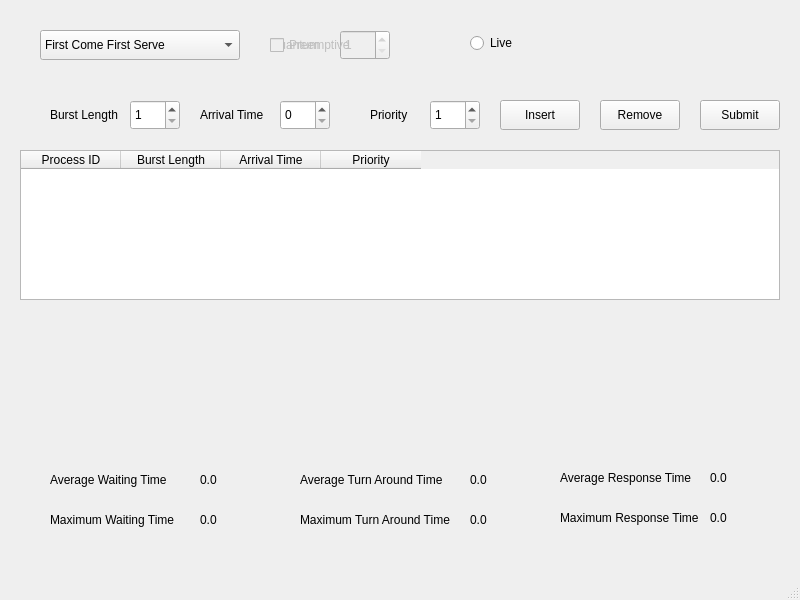
<?xml version="1.0" encoding="UTF-8"?>
<ui version="4.0">
 <class>MainWindow</class>
 <widget class="QMainWindow" name="MainWindow">
  <property name="geometry">
   <rect>
    <x>0</x>
    <y>0</y>
    <width>800</width>
    <height>600</height>
   </rect>
  </property>
  <property name="windowTitle">
   <string>MainWindow</string>
  </property>
  <widget class="QWidget" name="centralwidget">
   <widget class="QLabel" name="BurstLengthLabel">
    <property name="geometry">
     <rect>
      <x>50</x>
      <y>100</y>
      <width>71</width>
      <height>30</height>
     </rect>
    </property>
    <property name="text">
     <string>Burst Length</string>
    </property>
   </widget>
   <widget class="QLabel" name="QuantumLabel">
    <property name="enabled">
     <bool>false</bool>
    </property>
    <property name="geometry">
     <rect>
      <x>270</x>
      <y>30</y>
      <width>60</width>
      <height>30</height>
     </rect>
    </property>
    <property name="text">
     <string>Quantum</string>
    </property>
   </widget>
   <widget class="QComboBox" name="SchedulerComboBox">
    <property name="geometry">
     <rect>
      <x>40</x>
      <y>30</y>
      <width>200</width>
      <height>30</height>
     </rect>
    </property>
    <property name="currentIndex">
     <number>0</number>
    </property>
    <item>
     <property name="text">
      <string>First Come First Serve</string>
     </property>
    </item>
    <item>
     <property name="text">
      <string>Shortest Job First</string>
     </property>
    </item>
    <item>
     <property name="text">
      <string>Priority</string>
     </property>
    </item>
    <item>
     <property name="text">
      <string>Round Robin</string>
     </property>
    </item>
   </widget>
   <widget class="QLabel" name="AverageResponseTimeOutputLabel">
    <property name="geometry">
     <rect>
      <x>710</x>
      <y>470</y>
      <width>49</width>
      <height>16</height>
     </rect>
    </property>
    <property name="text">
     <string>0.0</string>
    </property>
   </widget>
   <widget class="QLabel" name="AverageResponseTimeLabel">
    <property name="geometry">
     <rect>
      <x>560</x>
      <y>470</y>
      <width>140</width>
      <height>16</height>
     </rect>
    </property>
    <property name="text">
     <string>Average Response Time</string>
    </property>
   </widget>
   <widget class="QSpinBox" name="PrioritySpinBox">
    <property name="enabled">
     <bool>true</bool>
    </property>
    <property name="geometry">
     <rect>
      <x>430</x>
      <y>100</y>
      <width>50</width>
      <height>30</height>
     </rect>
    </property>
    <property name="minimum">
     <number>1</number>
    </property>
    <property name="maximum">
     <number>9999</number>
    </property>
   </widget>
   <widget class="QLabel" name="AverageWaitingTimeLabel">
    <property name="geometry">
     <rect>
      <x>50</x>
      <y>470</y>
      <width>140</width>
      <height>20</height>
     </rect>
    </property>
    <property name="text">
     <string>Average Waiting Time</string>
    </property>
   </widget>
   <widget class="QPushButton" name="RemoveButton">
    <property name="geometry">
     <rect>
      <x>600</x>
      <y>100</y>
      <width>80</width>
      <height>30</height>
     </rect>
    </property>
    <property name="text">
     <string>Remove</string>
    </property>
   </widget>
   <widget class="QLabel" name="AverageTurnArounTimeOutputLabel">
    <property name="geometry">
     <rect>
      <x>470</x>
      <y>470</y>
      <width>63</width>
      <height>20</height>
     </rect>
    </property>
    <property name="text">
     <string>0.0</string>
    </property>
   </widget>
   <widget class="QLabel" name="AverageWaitingTimeOutputLabel">
    <property name="geometry">
     <rect>
      <x>200</x>
      <y>470</y>
      <width>40</width>
      <height>20</height>
     </rect>
    </property>
    <property name="text">
     <string>0.0</string>
    </property>
   </widget>
   <widget class="QLabel" name="MaximumTurnArounTimeOutputLabel">
    <property name="geometry">
     <rect>
      <x>470</x>
      <y>510</y>
      <width>63</width>
      <height>20</height>
     </rect>
    </property>
    <property name="text">
     <string>0.0</string>
    </property>
   </widget>
   <widget class="QSpinBox" name="BurstLengthSpinBox">
    <property name="geometry">
     <rect>
      <x>130</x>
      <y>100</y>
      <width>50</width>
      <height>30</height>
     </rect>
    </property>
    <property name="minimum">
     <number>1</number>
    </property>
    <property name="maximum">
     <number>9999</number>
    </property>
   </widget>
   <widget class="QLabel" name="MaximumWaitingTimeLabel">
    <property name="geometry">
     <rect>
      <x>50</x>
      <y>510</y>
      <width>140</width>
      <height>20</height>
     </rect>
    </property>
    <property name="text">
     <string>Maximum Waiting Time</string>
    </property>
   </widget>
   <widget class="QLabel" name="AverageTurnArounTimeLabel">
    <property name="geometry">
     <rect>
      <x>300</x>
      <y>470</y>
      <width>160</width>
      <height>20</height>
     </rect>
    </property>
    <property name="text">
     <string>Average Turn Around Time</string>
    </property>
   </widget>
   <widget class="QSpinBox" name="QuantumSpinBox">
    <property name="enabled">
     <bool>false</bool>
    </property>
    <property name="geometry">
     <rect>
      <x>340</x>
      <y>30</y>
      <width>50</width>
      <height>30</height>
     </rect>
    </property>
    <property name="minimum">
     <number>1</number>
    </property>
    <property name="maximum">
     <number>9999</number>
    </property>
   </widget>
   <widget class="QPushButton" name="SubmitButton">
    <property name="geometry">
     <rect>
      <x>700</x>
      <y>100</y>
      <width>80</width>
      <height>30</height>
     </rect>
    </property>
    <property name="text">
     <string>Submit</string>
    </property>
   </widget>
   <widget class="QPushButton" name="InesrtButton">
    <property name="geometry">
     <rect>
      <x>500</x>
      <y>100</y>
      <width>80</width>
      <height>30</height>
     </rect>
    </property>
    <property name="text">
     <string>Insert</string>
    </property>
   </widget>
   <widget class="QTableWidget" name="ProcessesTable">
    <property name="geometry">
     <rect>
      <x>20</x>
      <y>150</y>
      <width>760</width>
      <height>150</height>
     </rect>
    </property>
    <property name="columnCount">
     <number>4</number>
    </property>
    <column>
     <property name="text">
      <string>Process ID</string>
     </property>
    </column>
    <column>
     <property name="text">
      <string>Burst Length</string>
     </property>
    </column>
    <column>
     <property name="text">
      <string>Arrival Time</string>
     </property>
    </column>
    <column>
     <property name="text">
      <string>Priority</string>
     </property>
    </column>
   </widget>
   <widget class="QLabel" name="PriorityLabel">
    <property name="enabled">
     <bool>true</bool>
    </property>
    <property name="geometry">
     <rect>
      <x>370</x>
      <y>100</y>
      <width>50</width>
      <height>30</height>
     </rect>
    </property>
    <property name="text">
     <string>Priority</string>
    </property>
   </widget>
   <widget class="QLabel" name="MaximumTurnArounTimeLabel">
    <property name="geometry">
     <rect>
      <x>300</x>
      <y>510</y>
      <width>160</width>
      <height>20</height>
     </rect>
    </property>
    <property name="text">
     <string>Maximum Turn Around Time</string>
    </property>
   </widget>
   <widget class="QLabel" name="MaximumResponseTimeLabel">
    <property name="geometry">
     <rect>
      <x>560</x>
      <y>510</y>
      <width>140</width>
      <height>16</height>
     </rect>
    </property>
    <property name="text">
     <string>Maximum Response Time</string>
    </property>
   </widget>
   <widget class="QCheckBox" name="PreemptiveCheckBox">
    <property name="enabled">
     <bool>false</bool>
    </property>
    <property name="geometry">
     <rect>
      <x>270</x>
      <y>30</y>
      <width>100</width>
      <height>30</height>
     </rect>
    </property>
    <property name="text">
     <string>Preemptive</string>
    </property>
   </widget>
   <widget class="QSpinBox" name="ArrivalTimeSpinBox">
    <property name="geometry">
     <rect>
      <x>280</x>
      <y>100</y>
      <width>50</width>
      <height>30</height>
     </rect>
    </property>
    <property name="minimum">
     <number>0</number>
    </property>
    <property name="maximum">
     <number>9999</number>
    </property>
   </widget>
   <widget class="QLabel" name="MaximumWaitingTimeOutputLabel">
    <property name="geometry">
     <rect>
      <x>200</x>
      <y>510</y>
      <width>40</width>
      <height>20</height>
     </rect>
    </property>
    <property name="text">
     <string>0.0</string>
    </property>
   </widget>
   <widget class="QLabel" name="MaximumResponseTimeOutputLabel">
    <property name="geometry">
     <rect>
      <x>710</x>
      <y>510</y>
      <width>49</width>
      <height>16</height>
     </rect>
    </property>
    <property name="text">
     <string>0.0</string>
    </property>
   </widget>
   <widget class="QLabel" name="ArrivalTimeLabel">
    <property name="geometry">
     <rect>
      <x>200</x>
      <y>100</y>
      <width>71</width>
      <height>30</height>
     </rect>
    </property>
    <property name="text">
     <string>Arrival Time</string>
    </property>
   </widget>
   <widget class="QRadioButton" name="radioButton">
    <property name="geometry">
     <rect>
      <x>470</x>
      <y>30</y>
      <width>112</width>
      <height>26</height>
     </rect>
    </property>
    <property name="text">
     <string>Live</string>
    </property>
   </widget>
  </widget>
  <widget class="QMenuBar" name="menubar">
   <property name="geometry">
    <rect>
     <x>0</x>
     <y>0</y>
     <width>800</width>
     <height>25</height>
    </rect>
   </property>
  </widget>
  <widget class="QStatusBar" name="statusbar"/>
 </widget>
 <resources/>
 <connections/>
</ui>
